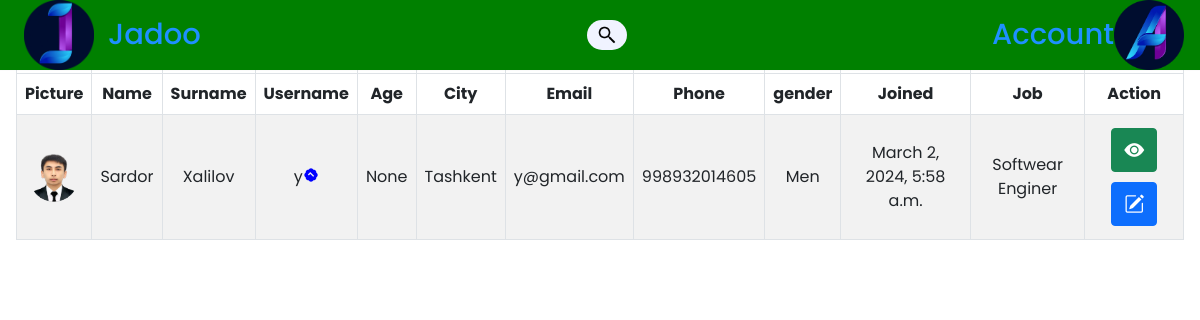
The app's page /personal_info/ (signed in) with its own data.
### account/models.py (models this page shows, shortened)
class CustomUser(AbstractBaseUser, PermissionsMixin):
    OPTION1 = 'Child'
    OPTION2 = 'Men'
    OPTION3 = 'Women'
    OPTION4 = 'No'
    CHOICES = [
        (OPTION1, 'Child'),
        (OPTION2, 'Men'),
        (OPTION3, 'Women'),
        (OPTION4, '-----')
    ]
    email = models.EmailField(unique=True)
    username = models.CharField(max_length=20, unique=True)
    first_name = models.CharField(max_length=30)
    last_name = models.CharField(max_length=30)
    phone = models.CharField('Phone_number', max_length=13)
    image = models.ImageField(upload_to='users_image/')
    sex = models.CharField(
        max_length=10,
        choices=CHOICES,
        default=OPTION4,
    )
    birth_date = models.DateField(blank=True, null=True)
    address = models.TextField(max_length=255)
    job = models.CharField(max_length=20, blank=True, null=True)
    is_active = models.BooleanField(default=True)
    is_staff = models.BooleanField(default=False)
    date_joined = models.DateTimeField(default=timezone.now)
    objects = CustomUserManager()
    USERNAME_FIELD = 'username'
    REQUIRED_FIELDS = ['email']

### shop/views.py (the view)
# urls.py: path('personal_info/', personal_info, name='personal_info'),
@login_required()
def personal_info(request):
    user = request.user
    user = CustomUser.objects.get(username=user.username)
    content = {
        "user": user
    }
    return render(request, 'right_sidebar/personal_data.html', context=content)

### templates/right_sidebar/personal_data.html (shortened to what this page needs)
{% extends 'right_sidebar/base_personal.html' %}
{% block content %}
    <section class="p-3">
            <div class="row">
                <div class="col-12">
                    <table class="table table-striped table-hover mt-3 text-center table-bordered">
                        <thead>
                            <tr>
                                <th>-</th>
                                <th>-</th>
                                <th>-</th>
                                <th>-</th>
                                <th>-</th>
                                <th>-</th>
                                <th>-</th>
                                <th>-</th>
                                <th>-</th>
                                <th>-</th>
                                <th>-</th>
                                <th>-</th>
                            </tr>
                        </thead>
                        <thead>
                            <tr>
                                <th>Picture</th>
                                <th>Name</th>
                                <th>Surname</th>
                                <th>Username</th>
                                <th>Age</th>
                                <th>City</th>
                                <th>Email</th>
                                <th>Phone</th>
                                <th>gender</th>
                                <th>Joined</th>
                                <th>Job</th>
                                <th>Action</th>
                            </tr>
                        </thead>
                        <tbody id="data">
                            <tr>
                            {% if user.image %}
                                <td><img src="{{ user.image.url }}" alt="" width="50" height="50" style="border-radius: 50%"> </td>
                            {% else %}
                                <td><img src="../../media/right_sidebar/profile.jpg" alt="" width="50" height="50"> </td>
                            {% endif %}
                            <td>{{ user.first_name }}</td>
                            <td>{{ user.last_name }}</td>
                            <td>{{ user.username }}<i class='bx bxs-badge-check bx-tada bx-flip-vertical icon' ></i></td>
                            <td>{{ user.birth_date }}</td>
                            <td>{{ user.address }}</td>
                            <td>{{ user.email }}</td>
                            <td>{{ user.phone }}</td>
                            <td>{{ user.sex }}</td>
                            <td>{{ user.date_joined}}</td>
                            <td>{{ user.job}}</td>
                            <td>
                                <button class="btn btn-success"><i data-bs-toggle="modal" data-bs-target='#readData' class="bi bi-eye-fill"></i></button>
                                <button class="btn btn-primary" data-bs-toggle="modal" data-bs-target="#userForm"><i class="bi bi-pencil-square"></i></button>
                            </td>
                            </tr>
                        </tbody>
                    </table>
                </div>
            </div>
        </section>
{% endblock %}

### templates/right_sidebar/base_personal.html (shortened to what this page needs)
<!DOCTYPE html>
<html lang="en">
<head>
    <link rel="stylesheet" href="../../static/right_sidebar/personal/style.css">
    <link href="https://cdn.jsdelivr.net/npm/bootstrap@5.0.2/dist/css/bootstrap.min.css" rel="stylesheet">
    <link rel="stylesheet" href="https://cdn.jsdelivr.net/npm/bootstrap-icons@1.10.5/font/bootstrap-icons.css">
    <link rel="stylesheet" href="../../static/main_page/style.css">
    <link rel="stylesheet" href="../../static/main_page/search_bar.css">
    <link rel="stylesheet" href="https://unpkg.com/boxicons@2.1.2/css/boxicons.min.css">
	<link rel="stylesheet" href="../../static/loader.css">
    <link rel="stylesheet" href="../../static/main_page/message/messagestyle.css">
</head>
<body>
    <nav>
        <div class="logo">
            <img class="logo-img menu-icon" src="../../media/shop_home/logo_right.png">
            <span class="logo-name">Jadoo</span>
        </div>
<div class="hero">
    <div id="searchBox">
        <img src="../../media/shop_home/search_black.png" id="jadooIcon">
    </div>
</div>
        <div class="logo1">
            <span class="logo-name1">Account</span>
            <img class="logo-img menu-icon1" src="../../media/shop_home/user_profile.png">
        </div>
    </nav>
              {% block content %}
          {% endblock %}
</body>
</html>

### static/right_sidebar/personal/style.css (style rules this page uses)
table tr td { vertical-align: middle; }
td button { margin: 5px; }
td button i { font-size: 20px; }

### static/main_page/style.css (style rules this page uses)
* { font-family: 'Poppins', sans-serif; margin: 0; padding: 0; box-sizing: border-box; }
body { min-height: 100%; background: white; }
nav { position: fixed; top: 0; left: 0; height: 70px; width: 100%; display: flex; align-items: center; background: green; box-shadow: 0 0 1px rgba(0, 0, 0, 0.1); }
nav .logo { display: flex; align-items: center; margin: 0 24px; }
.logo .menu-icon { color: darkblue; font-size: 24px; margin-right: 14px; cursor: pointer; }
.logo .logo-name { color: dodgerblue; font-size: 29px; font-weight: 500; }
nav img { width: 70px; height: 70px; float: left; }
.logo1 { display: flex; align-items: center; padding: 2px; }
.logo-name1 { color: dodgerblue; font-size: 1.5rem; }
.logo1 .menu-icon1 { color: darkblue; font-size: 24px; margin-right: 14px; cursor: pointer; }
.logo1 .logo-name1 { color: dodgerblue; font-size: 29px; font-weight: 500; }
nav .logo1 { margin-left: auto; }

### static/main_page/search_bar.css (style rules this page uses)
.hero { width: 100%; height: 30px; display: flex; align-items: center; justify-content: center; }
#searchBox { height: 30px; border-radius: 30px; padding: 10px; background: #f0f3ff; display: flex; align-items: center; }
#jadooIcon { height: 20px; width: 20px; cursor: pointer; }

### static/main_page/message/messagestyle.css (style rules this page uses)
* { margin: 0; padding: 0; box-sizing: border-box; font-family: "Poppins", sans-serif; }
body { background-color: white; }

### templates/right_sidebar/personal_data.html (style rules this page uses)
.icon { color: blue; }

### records on screen
CustomUser: image (picture), first_name "Sardor", last_name "Xalilov", username "y", birth_date "None", address "Tashkent", email "y@gmail.com", phone "998932014605", sex "Men", date_joined "March 2, 2024, 5:58 a.m.", job "Softwear Enginer"
